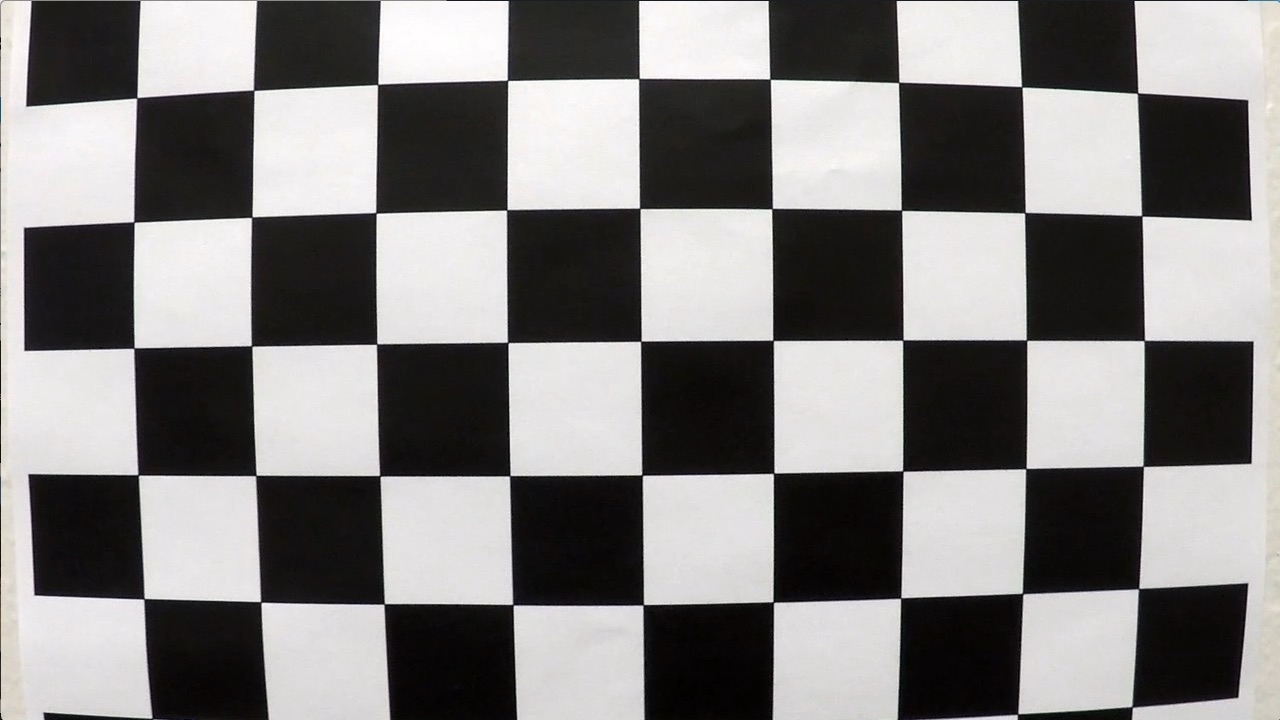
#> input picture VisualazationCode/camera_cal/calibration1.jpg, 1280 x 720 px
$ python -i threshold_helpers.py   (imports and definitions only)   (older library calls are emulated)
#> lines starting #> are read from the running program, lines starting #| are printed output that depends on the picture; after the words box and inside, x2 and y2 are one past the last pixel; in counts of white or black regions, pixels touching at a corner belong together
import os
import cv2
import pickle
import numpy as np
import matplotlib.pyplot as plt
import matplotlib.image as mpimg

from calibrate import undist

'''
calculate the threshold of x or y sobel given certain thesh and kernel sizes
'''
def abs_sobel_thresh(img, orient='x', sobel_kernel=3, thresh=(0, 255)):
  # grayscale image
#> called with orient = 'x', sobel_kernel = 3, thresh = (12, 120)
  red = img[:, :, 0]

  # find abs sobel thresh
  if orient == 'x':
    sobel = cv2.Sobel(red, cv2.CV_64F, 1, 0, ksize=sobel_kernel)
  else:
    sobel = cv2.Sobel(red, cv2.CV_64F, 0, 1, ksize=sobel_kernel)

  #get abs value
  abs_sobel = np.absolute(sobel)
  scaled = np.uint8(255*abs_sobel/np.max(abs_sobel))

  grad_binary = np.zeros_like(scaled)
  grad_binary[(scaled >= thresh[0]) & (scaled <= thresh[1])] = 1
  return grad_binary


'''
calculate magnitude of gradient given an image and threshold
'''
def mag_thresh(img, sobel_kernel=3, mag_thresh=(0, 255)):
  # gray scale
  red = img[:, :, 0]
  gray = cv2.cvtColor(img, cv2.COLOR_RGB2GRAY)

  # given the magnitude of threshold for the combined two, return
  abs_x = np.absolute(cv2.Sobel(red, cv2.CV_64F, 1, 0, ksize=sobel_kernel))
  abs_y = np.absolute(cv2.Sobel(red, cv2.CV_64F, 0, 1, ksize=sobel_kernel))

  mag = np.sqrt(abs_x ** 2 + abs_y ** 2)
  scaled = (255*mag/np.max(mag))

  binary_output = np.zeros_like(scaled)
  binary_output[(scaled >= mag_thresh[0]) & (scaled <= mag_thresh[1])] = 1
  return binary_output

'''
calculate direction of gradient given image and thresh
'''
def dir_thresh(img, sobel_kernel=3, thresh=(0, np.pi/2)):
  # red = img[:, :, 0]

  gray = cv2.cvtColor(img, cv2.COLOR_RGB2GRAY)

  # given the magnitude of threshold for the combined two, return
  abs_x = np.absolute(cv2.Sobel(gray, cv2.CV_64F, 1, 0, ksize=sobel_kernel))
  abs_y = np.absolute(cv2.Sobel(gray, cv2.CV_64F, 0, 1, ksize=sobel_kernel))

  sobel_dir = np.arctan2(abs_y, abs_x)

  binary_output = np.zeros_like(sobel_dir)
  binary_output[(sobel_dir >= thresh[0]) & (sobel_dir <= thresh[1])] = 1
  return binary_output

'''
calculate the threshold of the hls values
'''
def hls_thresh(img, thresh=(0, 255)):
  hls = cv2.cvtColor(img, cv2.COLOR_RGB2HLS)

  s_channel = hls[:, :, 2]

  binary_output = np.zeros_like(s_channel)
  binary_output[(s_channel > thresh[0]) & (s_channel <= thresh[1])] = 1

  return binary_output

'''
get v channel from hsv
'''
def hsv_thresh(img, thresh=(0, 255)):
  hsv = cv2.cvtColor(img, cv2.COLOR_RGB2HSV)

  v_channel = hsv[:, :, 2]

  binary_output = np.zeros_like(v_channel)
  binary_output[(v_channel > thresh[0]) & (v_channel <= thresh[1])] = 1

  return binary_output

'''
combine the thresholding functions
'''
def combo_thresh(img):


  x_thresholded = abs_sobel_thresh(img, orient='x', sobel_kernel=3, thresh=(12, 120))
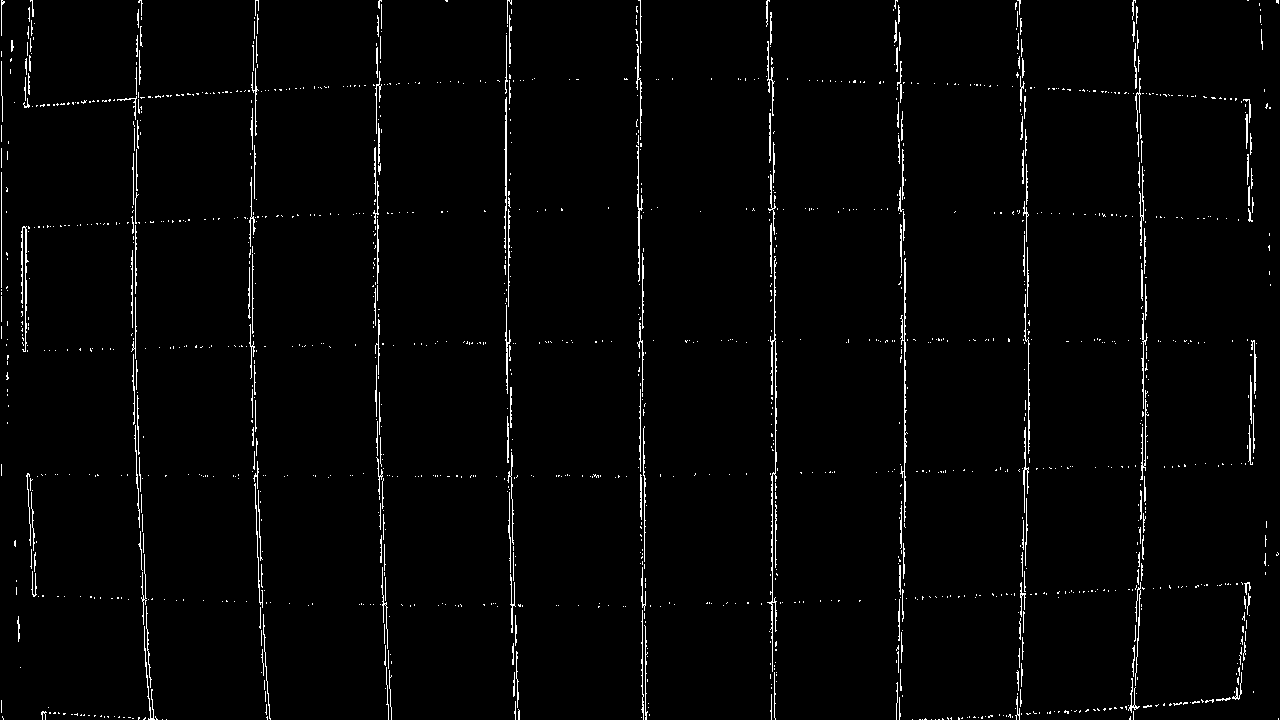
#> x_thresholded: shape (720, 1280); values 0 (black) and 1 (white), 2% white in thin lines or dots
  # plt.imshow(x_thresholded, cmap='gray')
  # plt.title('xthresh')
  # plt.show()

  y_thresholded = abs_sobel_thresh(img, orient='y', sobel_kernel=3, thresh=(25, 100))
#> y_thresholded: shape (720, 1280); values 0 (black) and 1 (white), 0.8% white in thin lines or dots
  # plt.imshow(y_thresholded, cmap='gray')
  # plt.title('ythresh')
  # plt.show()

  # was 90
  hls_thresholded = hls_thresh(img, thresh=(100, 255))
#> hls_thresholded: shape (720, 1280); values 0 (black) and 1 (white), 1.1% white; 1047 white regions (972 under 20 px), largest, box (x1, y1, x2, y2) and area: (385, 17, 461, 62) 1735, (736, 664, 766, 718) 744, (656, 676, 697, 701) 538
  # plt.imshow(hls_thresholded, cmap='gray')
  # plt.title('hls')
  # plt.show()
  hsv_thresholded = hsv_thresh(img, thresh=(50, 255))
#> hsv_thresholded: shape (720, 1280); values 0 (black) and 1 (white), 53.1% white; 33 black regions (9 under 20 px), largest, box (x1, y1, x2, y2) and area: (511, 341, 903, 720) 65316, (257, 209, 641, 604) 50055, (898, 467, 1248, 720) 41827

  dir_thresholded = dir_thresh(img, sobel_kernel=15, thresh=(.7, 1.2))
#> in dir_thresh, `sobel_dir = np.arctan2(abs_y, abs_x)`:
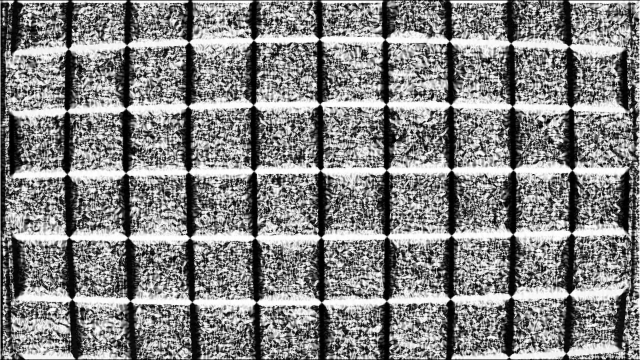
#> sobel_dir: shape (720, 1280) float64 (shown at 1/2 size); min 0, max 1.57, mean 0.816; drawn with min black and max white
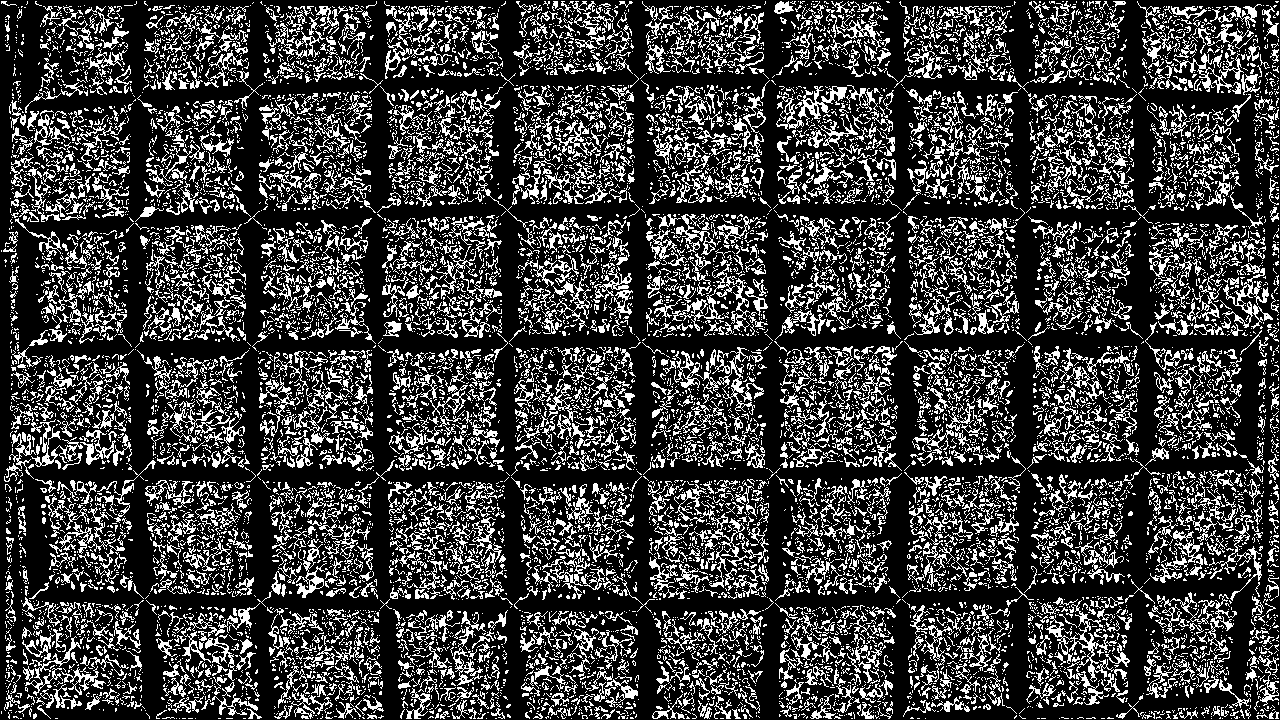
#> dir_thresholded: shape (720, 1280) float64; values 0 (black) and 1 (white), 24.4% white in thin lines or dots
  # plt.imshow(dir_thresholded, cmap='gray')
  # plt.title('directional')
  # plt.show()


  mag_thresholded = mag_thresh(img, sobel_kernel=3, mag_thresh=(30, 100))
#> mag_thresholded: shape (720, 1280) float64; values 0 (black) and 1 (white), 1.5% white in thin lines or dots
  # [25 lines of commented-out code are left out]


  binary_output = np.zeros_like(dir_thresholded)
  binary_output[((hsv_thresholded == 1) & (hls_thresholded == 1)) | ((x_thresholded == 1) & (y_thresholded == 1))] = 1

  # binary_output[(((dir_thresholded == 1) | (mag_thresholded == 1) ) & (hls_thresholded == 1)) | ((x_thresholded == 1) & (y_thresholded == 1))] = 1
  #
  return binary_output

'''
given a directory, return an array of all images in it
'''
# [16 lines left out: function get_file_images, not called in this run]

'''
for each image in array, print
'''
# [9 lines left out: function show_images, not called in this run]

'''
run thresholding function on each image so that can see how it works on all
'''
# [14 lines left out: function threshold_all, not called in this run]


# [8 lines not run here, left out]


  # [14 lines of commented-out code are left out]

>>> import cv2
>>> picture = cv2.cvtColor(cv2.imread('camera_cal/calibration1.jpg'), cv2.COLOR_BGR2RGB)
>>> result = combo_thresh(picture)
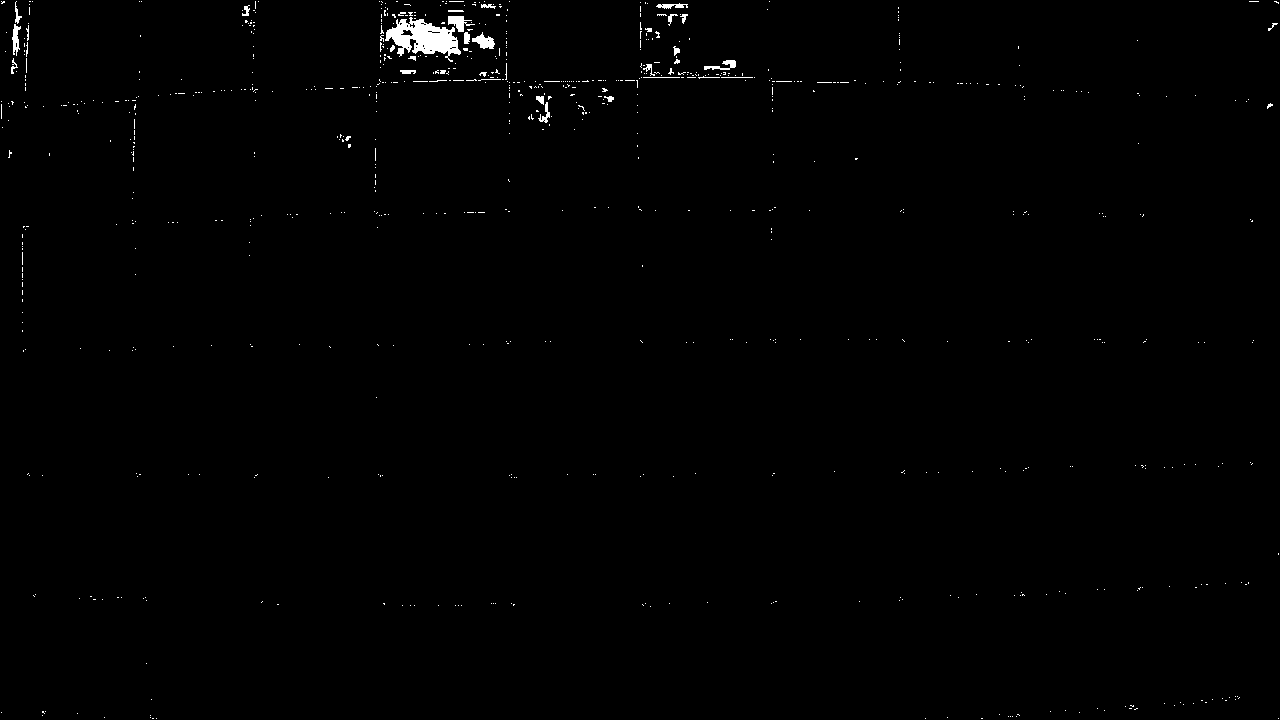
#> result: shape (720, 1280) float64; values 0 (black) and 1 (white), 0.59% white; 792 white regions (758 under 20 px), largest, box (x1, y1, x2, y2) and area: (385, 17, 461, 62) 1735, (448, 16, 475, 32) 213, (472, 32, 495, 49) 209

$ run again, on VisualazationCode/camera_cal/calibration13.jpg
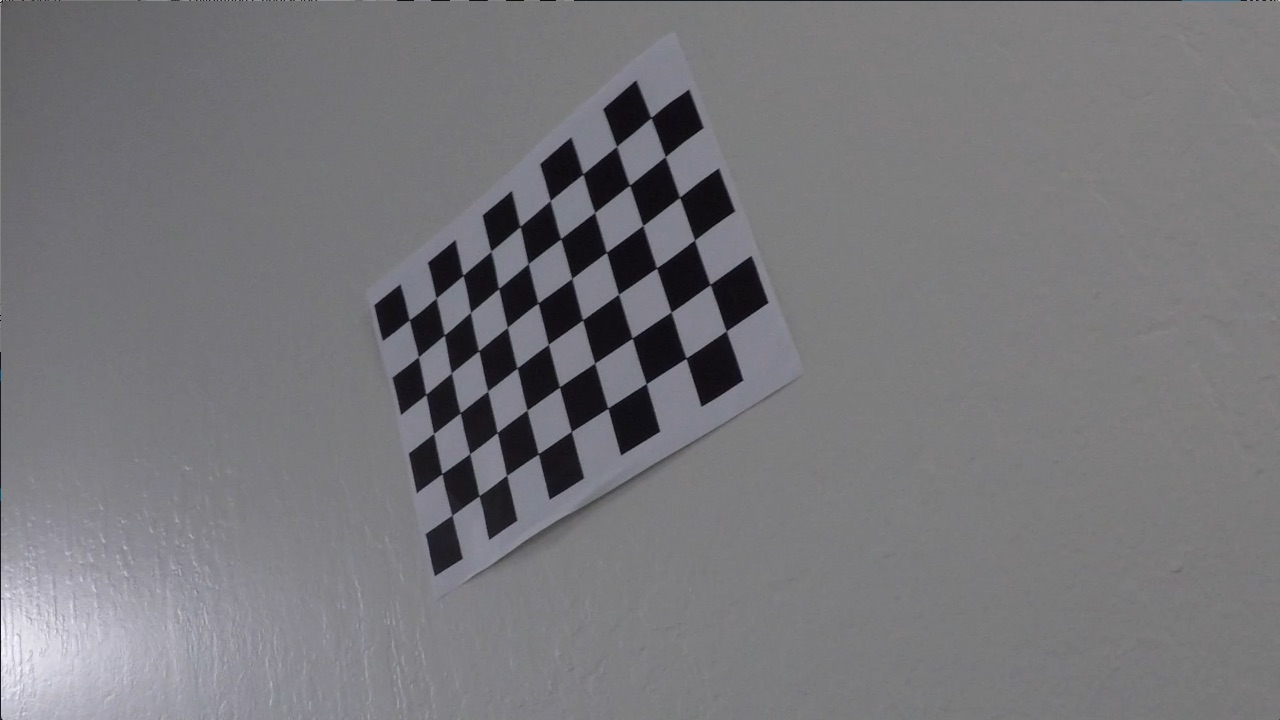
#> input picture VisualazationCode/camera_cal/calibration13.jpg, 1280 x 720 px
#> in combo_thresh, `x_thresholded = abs_sobel_thresh(img, orient='x', sobel_kernel=3, thre..`:
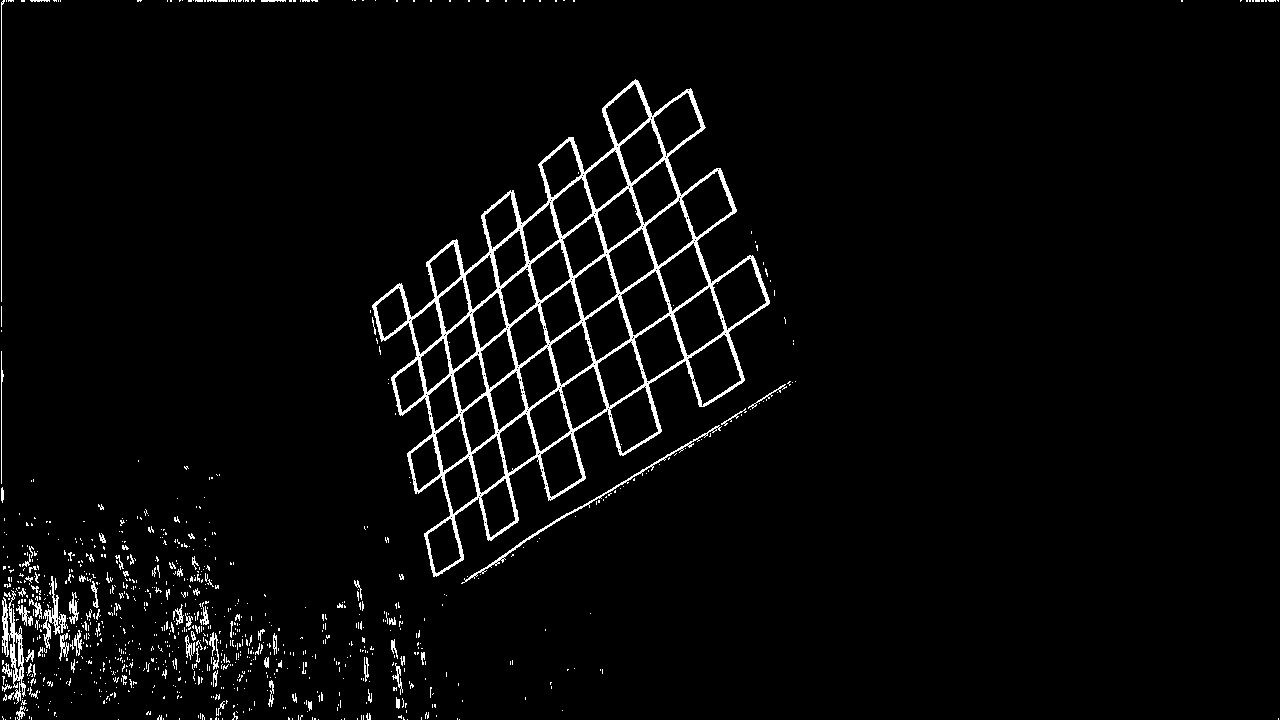
#> x_thresholded: shape (720, 1280); values 0 (black) and 1 (white), 3.2% white; 934 white regions (835 under 20 px), largest, box (x1, y1, x2, y2) and area: (372, 79, 770, 577) 19400, (2, 590, 26, 704) 913, (461, 425, 722, 584) 769
#> y_thresholded: shape (720, 1280); values 0 (black) and 1 (white), 1.3% white in thin lines or dots
#> hls: shape (720, 1280, 3); mean of channels 0, 1, 2 99.2, 120.4, 6.2
#> hls_thresholded: shape (720, 1280); values 0 (black) and 1 (white), 0.01% white in thin lines or dots, all inside (x1, y1, x2, y2) = (0, 98, 742, 688)
#> hsv: shape (720, 1280, 3); mean H, S, V 99.2, 10.2, 122.2
#> hsv_thresholded: shape (720, 1280); values 0 (black) and 1 (white), 94.1% white; 63 black regions (46 under 20 px), largest, box (x1, y1, x2, y2) and area: (429, 241, 742, 406) 11321, (483, 193, 710, 312) 7900, (541, 139, 734, 240) 6762
#> dir_thresholded: shape (720, 1280) float64; values 0 (black) and 1 (white), 32% white in thin lines or dots
#> mag_thresholded: shape (720, 1280) float64; values 0 (black) and 1 (white), 1.5% white in thin lines or dots
#> `result = combo_thresh(picture)`:
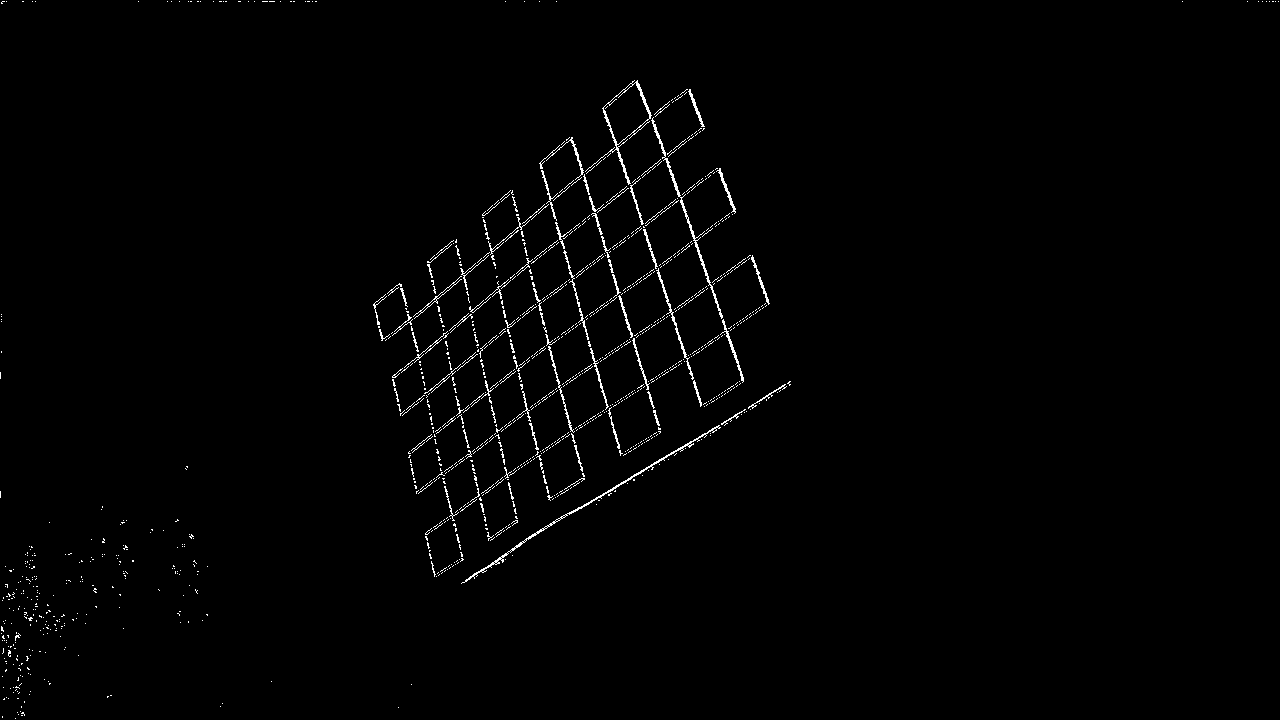
#> result: shape (720, 1280) float64; values 0 (black) and 1 (white), 1.1% white in thin lines or dots
